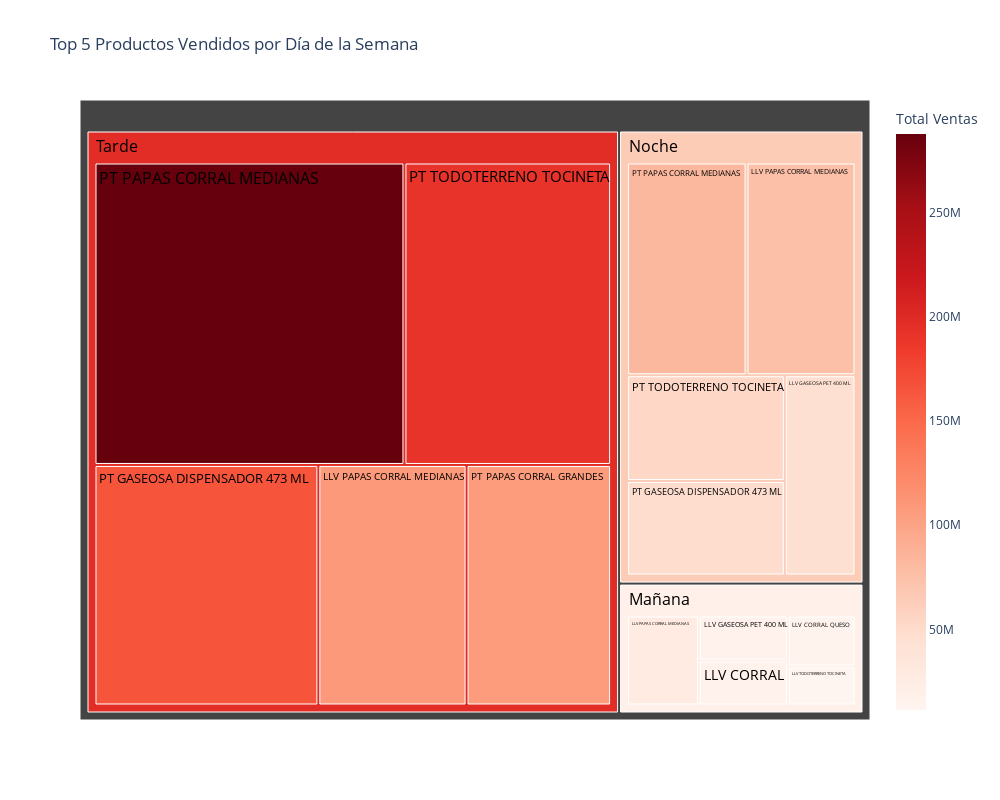

Notebook code cell kept with this figure:
### Code cell
ventas_producto_dia = (data
    .groupby(['franja_horaria', 'nombre item'])['Venta']
    .sum()
    .reset_index()
)

top_5_productos_dia = (ventas_producto_dia
    .sort_values(by=['franja_horaria', 'Venta'], ascending=False)
    .groupby('franja_horaria')
    .head(5)
)

fig = px.treemap(
    top_5_productos_dia,
    path=['franja_horaria', 'nombre item'],
    values='Venta',
    title='Top 5 Productos Vendidos por Día de la Semana',
    color='Venta',
    color_continuous_scale='Reds',
    labels={'Venta': 'Total Ventas'}, width=1000, height = 800
)

fig.update_traces(textfont=dict(size=16, color='black'))

fig.show()

### Figure 1 — Plotly figure (JSON) as saved in the notebook; plotly's stock layout.template omitted (floating-point values rounded to 4 significant figures)
{"data": [{"branchvalues": "total", "customdata": [[17099931], [null], [null], [14776759], [null], [null], [17126641], [null], [46103258], [27752563], [109443122], [75425889], [11307524], [null], [null], [null], [165298121], [48578474], [null], [106716320], [null], [null], [287806956], [82711303], [null], [191900000.0], [54308828], [19330000.0], [197800000.0], [65010000.0]], "domain": {"x": [0, 1], "y": [0, 1]}, "hovertemplate": "labels=%{label}<br>Venta_sum=%{value}<br>parent=%{parent}<br>id=%{id}<br>Total Ventas=%{color}<extra></extra>", "ids": ["Mañana/LLV CORRAL", "Tarde/LLV CORRAL", "Noche/LLV CORRAL", "Mañana/LLV CORRAL QUESO", "Tarde/LLV CORRAL QUESO", "Noche/LLV CORRAL QUESO", "Mañana/LLV GASEOSA PET 400 ML", "Tarde/LLV GASEOSA PET 400 ML", "Noche/LLV GASEOSA PET 400 ML", "Mañana/LLV PAPAS CORRAL MEDIANAS", "Tarde/LLV PAPAS CORRAL MEDIANAS", "Noche/LLV PAPAS CORRAL MEDIANAS", "Mañana/LLV TODOTERRENO TOCINETA", "Tarde/LLV TODOTERRENO TOCINETA", "Noche/LLV TODOTERRENO TOCINETA", "Mañana/PT GASEOSA DISPENSADOR 473 ML", "Tarde/PT GASEOSA DISPENSADOR 473 ML", "Noche/PT GASEOSA DISPENSADOR 473 ML", "Mañana/PT PAPAS CORRAL GRANDES", "Tarde/PT PAPAS CORRAL GRANDES", "Noche/PT PAPAS CORRAL GRANDES", "Mañana/PT PAPAS CORRAL MEDIANAS", "Tarde/PT PAPAS CORRAL MEDIANAS", "Noche/PT PAPAS CORRAL MEDIANAS", "Mañana/PT TODOTERRENO TOCINETA", "Tarde/PT TODOTERRENO TOCINETA", "Noche/PT TODOTERRENO TOCINETA", "Mañana", "Tarde", "Noche"], "labels": ["LLV CORRAL", "LLV CORRAL", "LLV CORRAL", "LLV CORRAL QUESO", "LLV CORRAL QUESO", "LLV CORRAL QUESO", "LLV GASEOSA PET 400 ML", "LLV GASEOSA PET 400 ML", "LLV GASEOSA PET 400 ML", "LLV PAPAS CORRAL MEDIANAS", "LLV PAPAS CORRAL MEDIANAS", "LLV PAPAS CORRAL MEDIANAS", "LLV TODOTERRENO TOCINETA", "LLV TODOTERRENO TOCINETA", "LLV TODOTERRENO TOCINETA", "PT GASEOSA DISPENSADOR 473 ML", "PT GASEOSA DISPENSADOR 473 ML", "PT GASEOSA DISPENSADOR 473 ML", "PT PAPAS CORRAL GRANDES", "PT PAPAS CORRAL GRANDES", "PT PAPAS CORRAL GRANDES", "PT PAPAS CORRAL MEDIANAS", "PT PAPAS CORRAL MEDIANAS", "PT PAPAS CORRAL MEDIANAS", "PT TODOTERRENO TOCINETA", "PT TODOTERRENO TOCINETA", "PT TODOTERRENO TOCINETA", "Mañana", "Tarde", "Noche"], "marker": {"coloraxis": "coloraxis", "colors": [17099931, null, null, 14776759, null, null, 17126641, null, 46103258, 27752563, 109443122, 75425889, 11307524, null, null, null, 165298121, 48578474, null, 106716320, null, null, 287806956, 82711303, null, 191900000.0, 54308828, 19330000.0, 197800000.0, 65010000.0]}, "name": "", "parents": ["Mañana", "Tarde", "Noche", "Mañana", "Tarde", "Noche", "Mañana", "Tarde", "Noche", "Mañana", "Tarde", "Noche", "Mañana", "Tarde", "Noche", "Mañana", "Tarde", "Noche", "Mañana", "Tarde", "Noche", "Mañana", "Tarde", "Noche", "Mañana", "Tarde", "Noche", "", "", ""], "textfont": {"color": "black", "size": 16}, "type": "treemap", "values": [17099931, 0, 0, 14776759, 0, 0, 17126641, 0, 46103258, 27752563, 109443122, 75425889, 11307524, 0, 0, 0, 165298121, 48578474, 0, 106716320, 0, 0, 287806956, 82711303, 0, 191869642, 54308828, 88063418, 861134161, 307127752]}], "layout": {"coloraxis": {"colorbar": {"title": {"text": "Total Ventas"}}, "colorscale": [[0, "rgb(255,245,240)"], [0.125, "rgb(254,224,210)"], [0.25, "rgb(252,187,161)"], [0.375, "rgb(252,146,114)"], [0.5, "rgb(251,106,74)"], [0.625, "rgb(239,59,44)"], [0.75, "rgb(203,24,29)"], [0.875, "rgb(165,15,21)"], [1, "rgb(103,0,13)"]]}, "height": 800, "legend": {"tracegroupgap": 0}, "title": {"text": "Top 5 Productos Vendidos por Día de la Semana"}, "width": 1000}}
